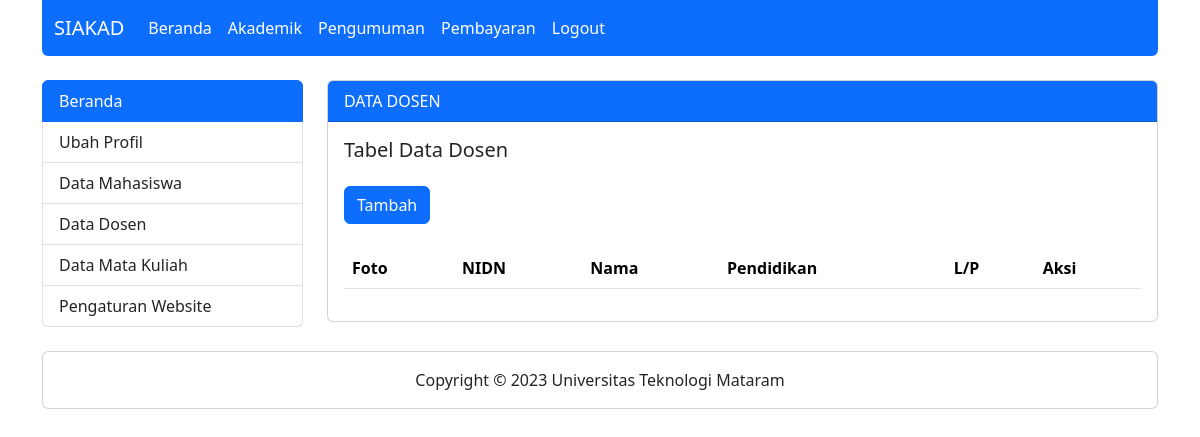
The app's page /beranda.php?page=dsndata (signed in), older data.
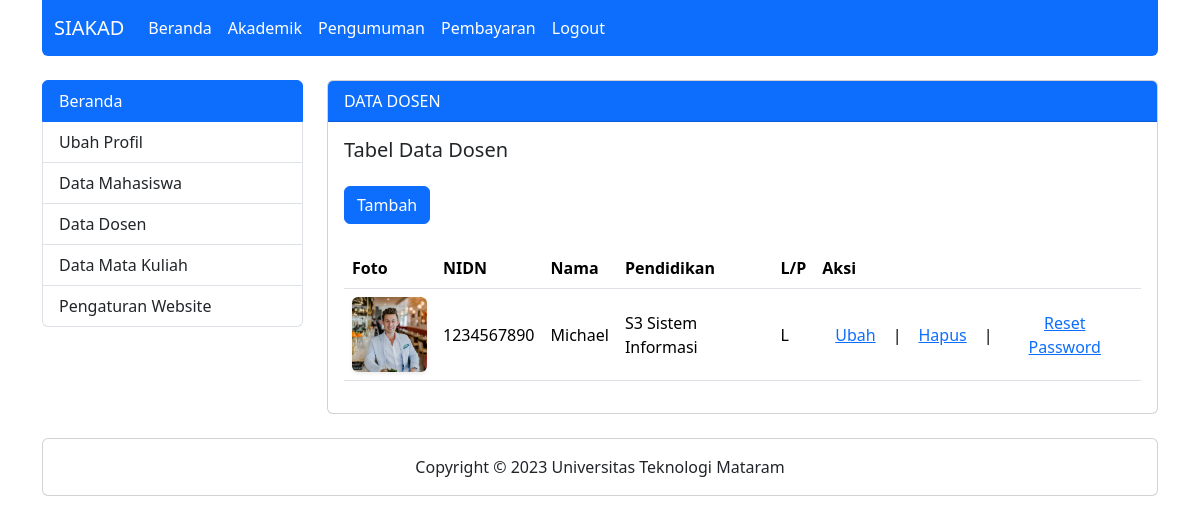
The same page, newer data.
### tables this page shows
CREATE TABLE `tb_dosen` (
  `nidn` char(10) NOT NULL,
  `nama_dosen` varchar(255) DEFAULT NULL,
  `email` char(255) NOT NULL,
  `pendidikan` varchar(255) DEFAULT NULL,
  `alamat` text DEFAULT NULL,
  `jenis_kelamin` varchar(1) DEFAULT NULL,
  `foto` varchar(255) DEFAULT NULL
);

### dsndata.php (the view)
<div class="card">
    <div class="card-header text-bg-primary fw-medium">
        DATA DOSEN
    </div>
    <div class="card-body">
        <h5 class="card-title mb-4">Tabel Data Dosen</h5>
        <a href="?page=dsntambah" class="btn btn-primary mb-4">Tambah</a>
        <div class="table-responsive">
            <table class="table table-hover">
                <thead>
                    <tr class="align-middle">
                        <th>Foto</th>
                        <th>NIDN</th>
                        <th>Nama</th>
                        <th>Pendidikan</th>
                        <th>L/P</th>
                        <th>Aksi</th>
                    </tr>
                </thead>
                <tbody>
                    <?php
                    include 'koneksi.php';
                    $dosen = mysqli_query($koneksi, "SELECT * FROM tb_dosen");
                    while ($hasil = mysqli_fetch_array($dosen)) {
                    ?>
                        <tr class="align-middle">
                            <td>
                                <img src="img/<?php echo $hasil['foto']; ?>" width="75" height="75" class="rounded-2 shadow-sm object-fit-cover">
                            </td>
                            <td><?php echo $hasil['nidn']; ?></td>
                            <td><?php echo $hasil['nama_dosen']; ?></td>
                            <td><?php echo $hasil['pendidikan']; ?></td>
                            <td><?php echo $hasil['jenis_kelamin']; ?></td>
                            <td>
                                <div class="d-flex gap-1 align-items-center">
                                    <a href="?page=dsnubah&&nidn=<?php echo $hasil['nidn']; ?>" class="btn btn-link">Ubah</a> |
                                    <a href="?page=dsnhapus&&nidn=<?php echo $hasil['nidn']; ?>" onclick="return confirm('Data akan dihapus?')" class="btn btn-link">Hapus</a> |
                                    <a href="?page=pwreset&&email=<?php echo $hasil['email']; ?>" class="btn btn-link">Reset Password</a>
                                </div>
                            </td>
                        </tr>
                    <?php }; ?>
                </tbody>
            </table>
        </div>
    </div>
</div>

Row changes from the older to the newer data that the page shows:
added tb_dosen: foto (picture), nidn "1234567890", nama_dosen "Michael", pendidikan "S3 Sistem Informasi", jenis_kelamin "L"
